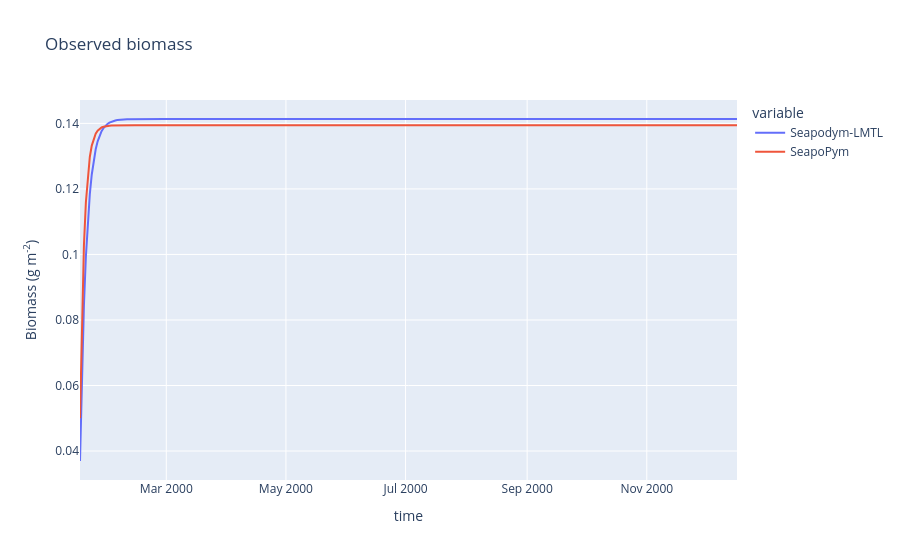

Notebook code for this chart:
### Code cell
px.line(
    mean_over_time,
    x="time",
    y=["Seapodym-LMTL", "SeapoPym"],
    title="Observed biomass",
).update_yaxes(title_text="Biomass (g m<sup>-2</sup>)").show()

### Figure 1 — Plotly figure (JSON) as saved in the notebook; plotly's stock layout.template omitted (floating-point values rounded to 4 significant figures; data arrays with more than 128 entries replaced by an {"elided": "..."} marker saying what was removed)
{"data": [{"hovertemplate": "variable=Seapodym-LMTL<br>time=%{x}<br>value=%{y}<extra></extra>", "legendgroup": "Seapodym-LMTL", "line": {"color": "#636efa", "dash": "solid"}, "marker": {"symbol": "circle"}, "mode": "lines", "name": "Seapodym-LMTL", "orientation": "v", "showlegend": true, "type": "scatter", "x": {"elided": "336 str values"}, "xaxis": "x", "y": {"elided": "336 float values"}, "yaxis": "y"}, {"hovertemplate": "variable=SeapoPym<br>time=%{x}<br>value=%{y}<extra></extra>", "legendgroup": "SeapoPym", "line": {"color": "#EF553B", "dash": "solid"}, "marker": {"symbol": "circle"}, "mode": "lines", "name": "SeapoPym", "orientation": "v", "showlegend": true, "type": "scatter", "x": {"elided": "336 str values"}, "xaxis": "x", "y": {"elided": "336 float values"}, "yaxis": "y"}], "layout": {"legend": {"title": {"text": "variable"}, "tracegroupgap": 0}, "title": {"text": "Observed biomass"}, "xaxis": {"anchor": "y", "domain": [0, 1], "title": {"text": "time"}}, "yaxis": {"anchor": "x", "domain": [0, 1], "title": {"text": "Biomass (g m<sup>-2</sup>)"}}}}
